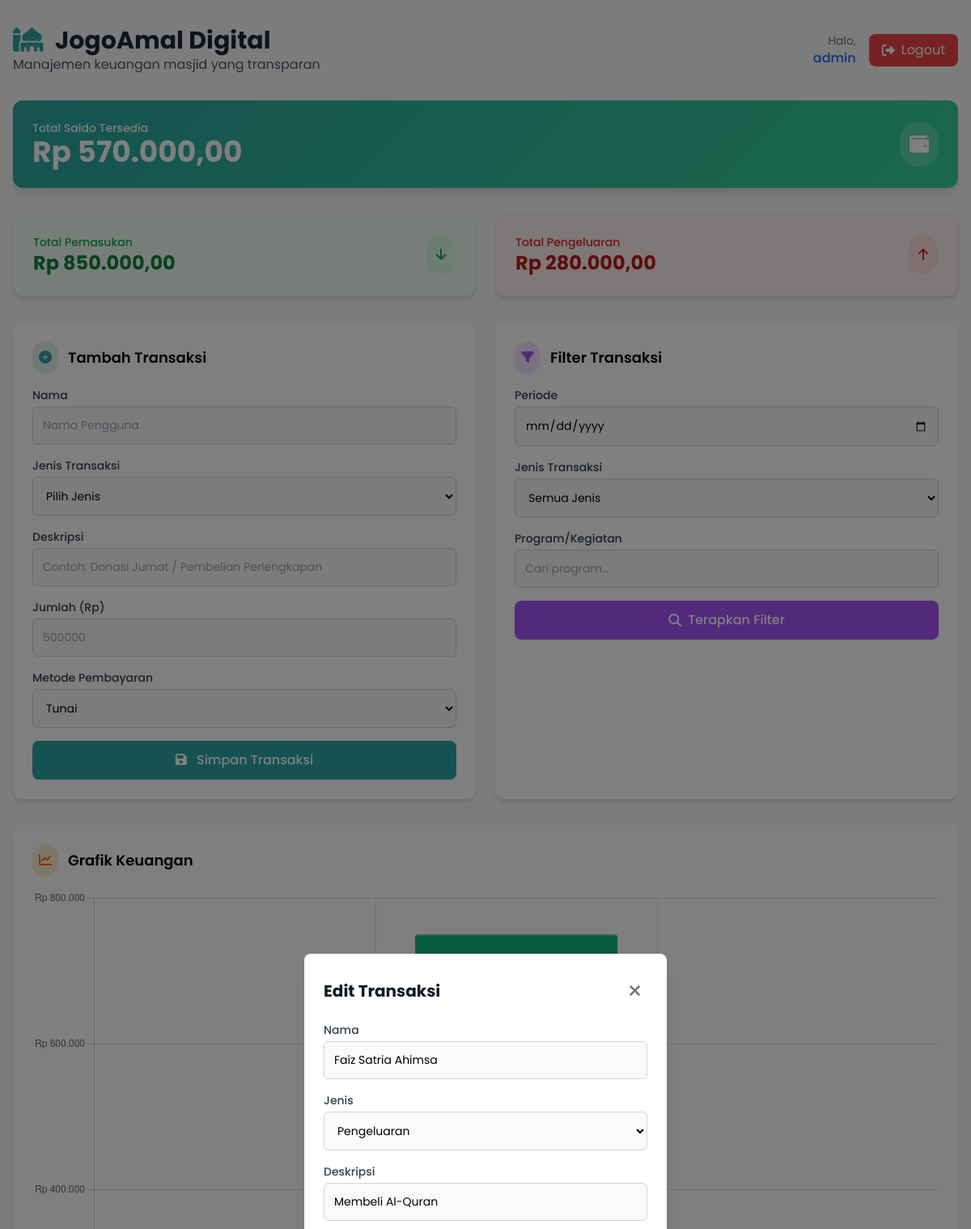
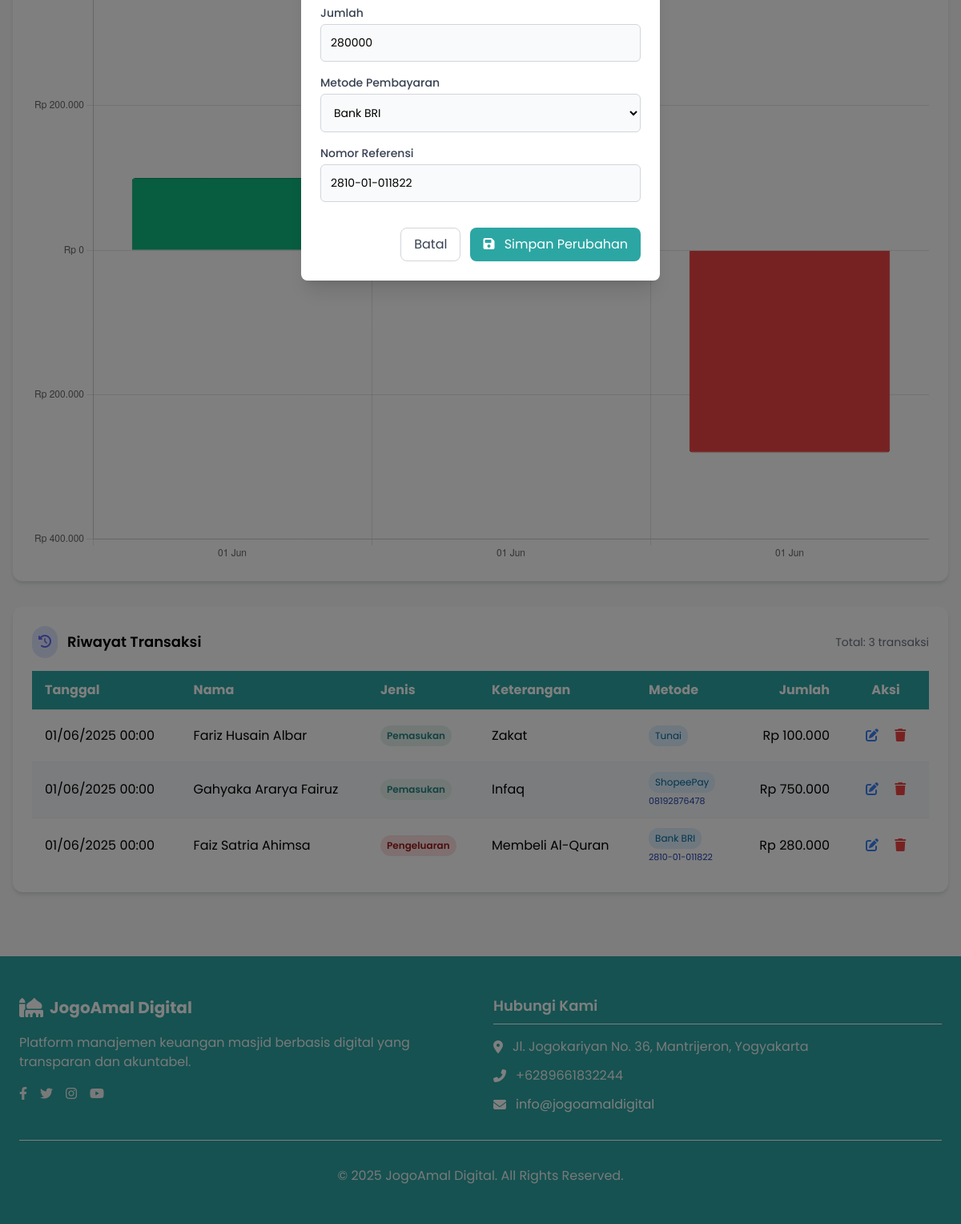
Screenshot of /dashboard.php?edit_id=108 (signed in) with the database file from the repository (2 pictures, top to bottom).
### tables this page shows
CREATE TABLE `transactions` (
  `id` int(11) NOT NULL,
  `jenis` enum('pemasukan','pengeluaran') NOT NULL,
  `nama` varchar(255) NOT NULL,
  `deskripsi` text NOT NULL,
  `jumlah` double NOT NULL,
  `payment_method` varchar(50) DEFAULT NULL,
  `payment_reference` varchar(100) DEFAULT NULL,
  `tanggal` date NOT NULL DEFAULT curdate()
);

CREATE TABLE `payment_methods` (
  `id` int(11) NOT NULL,
  `name` varchar(50) NOT NULL,
  `type` enum('cash','bank','digital') NOT NULL,
  `is_active` tinyint(1) DEFAULT 1,
  `created_at` timestamp NOT NULL DEFAULT current_timestamp()
);

### dashboard.php (the view, shortened to what the rows shown need)
<?php
require_once 'Transaction.php';
require_once 'PaymentMethodManager.php';
require_once 'DashboardController.php';
include 'db_config.php';
$isAdmin = $_SESSION['role'] === 'admin';
$controller = new DashboardController($conn);
$edit_data = null;
if ($isAdmin && (isset($_GET['edit_id']) || isset($_POST['edit_id']))) {
    $edit_id = isset($_GET['edit_id']) ? (int)$_GET['edit_id'] : (int)$_POST['edit_id'];
    try {
        $edit_data = $controller->getTransactionById($edit_id);
    } catch (Exception $e) {
        $_SESSION['error'] = "Gagal memuat data transaksi: " . $e->getMessage();
    }
}
$periode = $_GET['periode'] ?? '';
$jenis_filter = in_array($_GET['jenis'] ?? '', ['pemasukan', 'pengeluaran']) ? $_GET['jenis'] : '';
$program = $_GET['program'] ?? '';
$transactions = $controller->getFilteredTransactions($periode, $jenis_filter, $program) ?: [];
$totals = $controller->getTotals($periode, $jenis_filter, $program);
$total_saldo = $controller->getTotalBalance();
$paymentMethods = $controller->getPaymentMethods();
?>
<!DOCTYPE html>
<html lang="id">
<head>
    <link rel="stylesheet" href="https://cdnjs.cloudflare.com/ajax/libs/font-awesome/6.4.0/css/all.min.css ">
    <script src="https://cdn.tailwindcss.com "></script>
</head>
<body class="bg-gray-50">
<div class="container mx-auto px-4 py-8 max-w-7xl">
<header class="flex flex-col md:flex-row justify-between items-center mb-8">
    <div class="mb-4 md:mb-0">
        <a href="index.php" class="flex items-center">
            <h1 class="text-3xl font-bold text-gray-800">
                <i class="fas fa-mosque text-[#2ca6a3] mr-2"></i> JogoAmal Digital
            </h1>
        </a>
    </div>
</header>
    <div class="saldo-card p-6 mb-8 shadow-lg">
        <div class="flex justify-between items-center">
            <div>
                <h2 class="text-4xl font-bold">Rp <?= number_format($total_saldo, 2, ',', '.') ?></h2>
            </div>
        </div>
    </div>
    <div class="grid grid-cols-1 md:grid-cols-2 gap-6 mb-8">
        <div class="card p-6 bg-green-50 border border-green-100">
            <div class="flex justify-between items-center">
                <div>
                    <h2 class="text-2xl font-bold text-green-700">Rp <?= number_format($totals['income'], 2, ',', '.') ?></h2>
                </div>
            </div>
        </div>
        <div class="card p-6 bg-red-50 border border-red-100">
            <div class="flex justify-between items-center">
                <div>
                    <h2 class="text-2xl font-bold text-red-700">Rp <?= number_format($totals['expense'], 2, ',', '.') ?></h2>
                </div>
            </div>
        </div>
    </div>
    <div class="card p-6">
    <div class="table-responsive">
        <table class="w-full">
            <thead>
                <tr>
                    <th class="py-3 px-4 text-left">Tanggal</th>
                    <th class="py-3 px-4 text-left">Nama</th>
                    <th class="py-3 px-4 text-left">Jenis</th>
                    <th class="py-3 px-4 text-left">Keterangan</th>
                    <th class="py-3 px-4 text-left">Metode</th>
                    <th class="py-3 px-4 text-right">Jumlah</th>
                    <?php if ($isAdmin): ?>
                        <th class="py-3 px-4 text-center">Aksi</th>
                    <?php endif; ?>
                </tr>
            </thead>
            <tbody>
                <?php if (empty($transactions)): ?>
                    <tr>
                        <td colspan="<?= $isAdmin ? 7 : 6 ?>" class="py-4 px-4 text-center text-gray-500">
                            Belum ada transaksi
                        </td>
                    </tr>
                <?php else: ?>
                    <?php foreach ($transactions as $t): ?>
                        <tr class="border-t border-gray-100 hover:bg-gray-50">
                            <td class="py-3 px-4"><?= date('d/m/Y H:i', strtotime($t['tanggal'])) ?></td>
                            <td class="py-3 px-4"><?= htmlspecialchars($t['nama']) ?></td>
                            <td class="py-3 px-4">
                                <span class="badge <?= $t['jenis'] === 'pemasukan' ? 'badge-success' : 'badge-danger' ?>">
                                    <?= ucfirst($t['jenis']) ?>
                                </span>
                            </td>
                            <td class="py-3 px-4"><?= htmlspecialchars($t['deskripsi']) ?></td>
                            <td class="py-3 px-4">
                                <?php if ($t['payment_method']): ?>
                                    <span class="payment-method-badge">
                                        <?= htmlspecialchars($t['payment_method']) ?>
                                    </span>
                                    <?php if ($_SESSION['role'] === 'admin' && $t['payment_reference']): ?>
                                        <span class="payment-reference">
                                            <?= htmlspecialchars($t['payment_reference']) ?>
                                        </span>
                                    <?php endif; ?>
                                <?php endif; ?>
                            </td>
                            <td class="py-3 px-4 text-right">
                                Rp <?= number_format($t['jumlah'], 0, ',', '.') ?>
                            </td>
                            <?php if ($isAdmin): ?>
                                <td class="py-3 px-4 text-center">
                                    <form method="POST" class="inline-block" id="editForm<?= $t['id'] ?>">
                                        <button type="submit" class="text-blue-500 hover:text-blue-700 p-2 rounded-full hover:bg-blue-50">
                                            <i class="fas fa-edit"></i>
                                        </button>
                                    </form>
                                    <form method="POST" class="inline-block" onsubmit="return confirm('Yakin ingin menghapus transaksi ini?')">
                                        <button type="submit" class="text-red-500 hover:text-red-700 p-2 rounded-full hover:bg-red-50">
                                            <i class="fas fa-trash"></i>
                                        </button>
                                    </form>
                                </td>
                            <?php endif; ?>
                        </tr>
                    <?php endforeach; ?>
                <?php endif; ?>
            </tbody>
        </table>
    </div>
</div>
</div>
<?php if ($isAdmin && $edit_data instanceof Transaction): ?>
    <div class="modal active" id="editModal">
        <div class="modal-content bg-white p-6 rounded-lg shadow-xl w-full max-w-md mx-auto">
            <div class="flex justify-between items-center mb-4">
                <h3 class="text-xl font-bold text-gray-900">Edit Transaksi</h3>
                <button type="button" onclick="closeModal()" class="text-gray-500 hover:text-gray-700 text-xl p-2">
                    <i class="fas fa-times"></i>
                </button>
            </div>
            <form method="POST" class="space-y-4">
                <input type="hidden" name="edit_id" value="<?= $edit_data->getId() ?>">                <div>
                    <label class="block text-sm font-medium text-gray-700 mb-1">Nama</label>
                    <input type="text" name="nama" value="<?= htmlspecialchars($edit_data->getNama()) ?>" class="form-control w-full" required>
                </div>
                <div>
                    <label class="block text-sm font-medium text-gray-700 mb-1">Jenis</label>
                    <select name="jenis" id="editJenisTransaksi" class="form-control w-full" required>
                        <option value="pengeluaran" <?= $edit_data->getJenis() === 'pengeluaran' ? 'selected' : '' ?>>Pengeluaran</option>
                    </select>
                </div>
                <div>
                    <label class="block text-sm font-medium text-gray-700 mb-1">Deskripsi</label>
                    <input type="text" name="deskripsi" value="<?= htmlspecialchars($edit_data->getDeskripsi()) ?>" class="form-control w-full" required>
                </div>
                <div>
                    <label class="block text-sm font-medium text-gray-700 mb-1">Jumlah</label>
                    <input type="number" name="jumlah" step="0.01" value="<?= htmlspecialchars($edit_data->getJumlah()) ?>" class="form-control w-full" required>
                </div>
                <div id="editPaymentMethod">
                    <label class="block text-sm font-medium text-gray-700 mb-1">Metode Pembayaran</label>
                    <select name="payment_method" id="editPaymentMethodSelect" class="form-control w-full">
                        <?php foreach ($paymentMethods as $method): ?>
                            <option value="<?= htmlspecialchars($method['name']) ?>"
                                <?= $edit_data->getPaymentMethod() === $method['name'] ? 'selected' : '' ?>>
                                <?= htmlspecialchars($method['name']) ?>
                            </option>
                        <?php endforeach; ?>
                    </select>                </div>
                <div id="editPaymentReference" class="<?= $edit_data->getPaymentMethod() !== 'Tunai' ? 'show' : 'hidden' ?>">
                    <label class="block text-sm font-medium text-gray-700 mb-1">Nomor Referensi</label>
                    <input type="text" name="payment_reference" id="editPaymentReferenceInput"
                           value="<?= htmlspecialchars($edit_data->getPaymentReference() ?? '') ?>"
                           class="form-control w-full">
                </div>                <div class="flex justify-end space-x-3 pt-4">
                    <button type="button" onclick="closeModal()" class="px-4 py-2 border border-gray-300 rounded-lg text-gray-700 hover:bg-gray-50">
                        Batal
                    </button>
                    <button type="submit" name="simpan_edit" class="px-4 py-2 bg-[#2ca6a3] text-white rounded-lg hover:bg-[#248583]">
                        <i class="fas fa-save mr-2"></i> Simpan Perubahan
                    </button>
                </div>
            </form>
        </div>
    </div>
<?php endif; ?>
    <footer class="bg-[#2ca6a3] text-white py-12 px-4 mt-12">
        <div class="max-w-6xl mx-auto">
            <div class="grid grid-cols-1 md:grid-cols-2 gap-8">
                <div class="col-span-1">
                    <div class="flex items-center mb-4">
                        <h2 class="text-xl font-bold">JogoAmal Digital</h2>
                    </div>
                </div>
            </div>
        </div>
    </footer>
</body>
</html>

### rows the page displays
transactions: tanggal "01/06/2025 00:00", nama "Fariz Husain Albar", jenis "Pemasukan", deskripsi "Zakat", payment_method "Tunai", jumlah "100.000"
transactions: tanggal "01/06/2025 00:00", nama "Gahyaka Ararya Fairuz", jenis "Pemasukan", deskripsi "Infaq", payment_method "ShopeePay", payment_reference "08192876478", jumlah "750.000"
transactions: tanggal "01/06/2025 00:00", nama "Faiz Satria Ahimsa", jenis "Pengeluaran", deskripsi "Membeli Al-Quran", payment_method "Bank BRI", payment_reference "2810-01-011822", jumlah "280.000", jumlah "280000"

### other values shown
$_SESSION['username'] "admin"
$total_saldo "570.000,00"
$totals['income'] "850.000,00"
$totals['expense'] "280.000,00"
count($transactions) "3"
